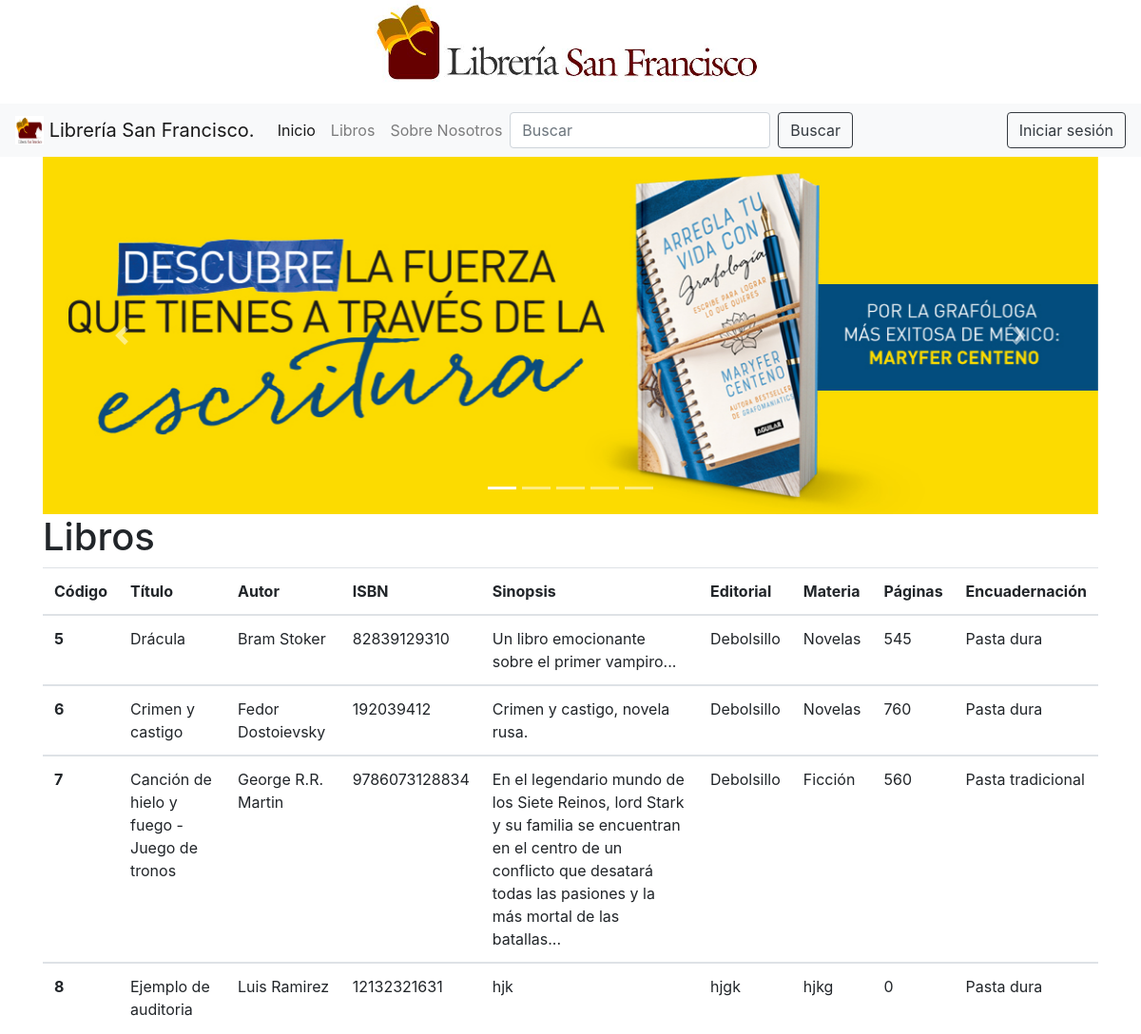
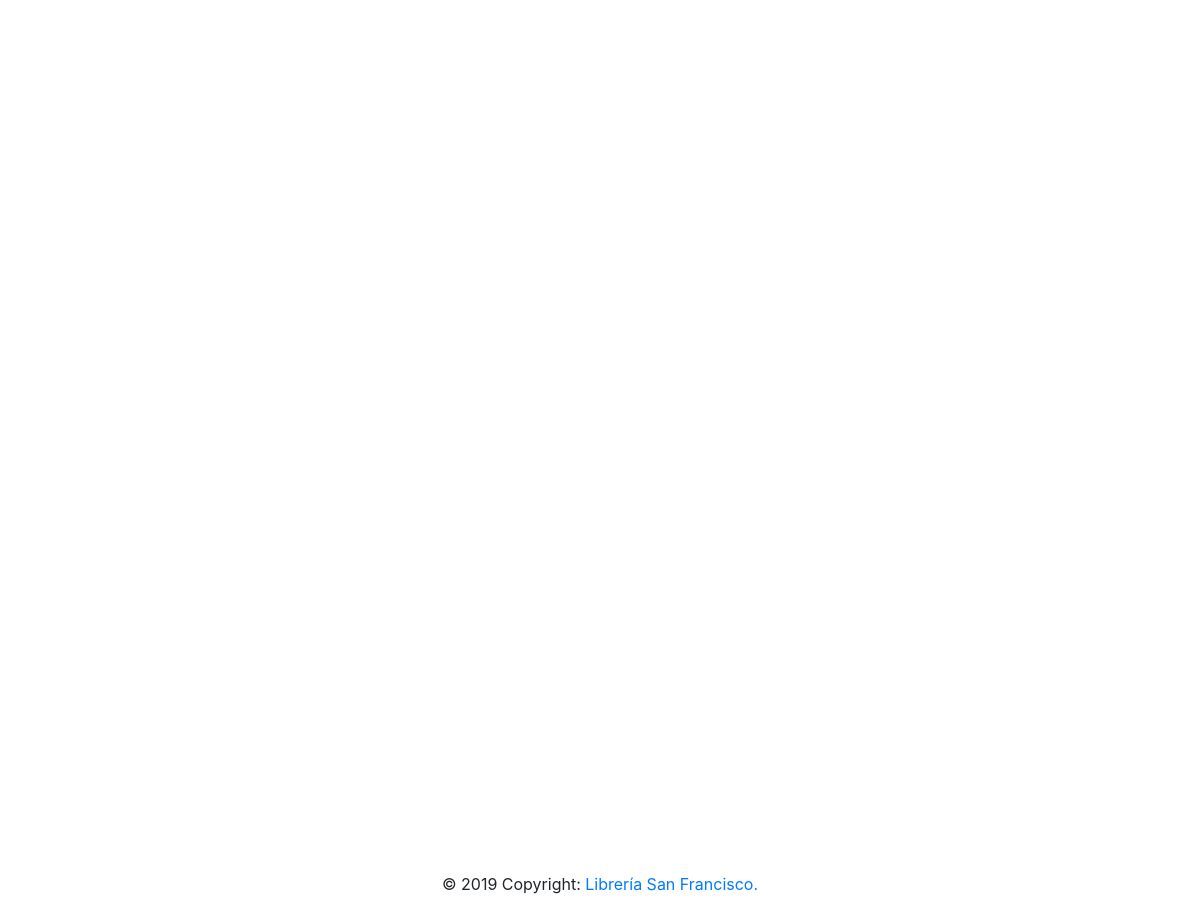
The page / on the database its author committed (2 pictures, top to bottom).
### tables this page shows
CREATE TABLE `libros` (
  `codigo` int(11) NOT NULL,
  `titulo` varchar(50) NOT NULL,
  `autor` varchar(50) NOT NULL,
  `isbn` varchar(25) NOT NULL,
  `sinopsis` varchar(500) NOT NULL,
  `editorial` varchar(50) NOT NULL,
  `materia` varchar(50) NOT NULL,
  `paginas` int(11) NOT NULL,
  `encuadernacion` varchar(25) NOT NULL
);

### index.php (the view, shortened to what this page needs)
<!DOCTYPE html>
<html>
<body>
	<?php include 'navbar.php'; ?>
	<?php include 'carrusel.php'; ?>
    <?php
    require 'conexion.php';
    $sql = "SELECT * FROM libros";
    $resultado = $conexion->query($sql);
    ?>
    <div class="container" style="margin:auto;">
      <h1>Libros</h1>
      <form action="index.php">
          <table class="table table-responsive">
              <thead>
                  <tr>
                      <th scope="col">Código</th>
                      <th scope="col">Título</th>
                      <th scope="col">Autor</th>
                      <th scope="col">ISBN</th>
                      <th scope="col">Sinopsis</th>
                      <th scope="col">Editorial</th>
                      <th scope="col">Materia</th>
                      <th scope="col">Páginas</th>
                      <th scope="col">Encuadernación</th>
                  </tr>
              </thead>
              <?php while($row = $resultado->fetch_assoc()):?>
              <?php
                $codigo = $row["codigo"];
                  $titulo = $row["titulo"];
                  $autor = $row["autor"];
                  $isbn = $row["isbn"];
                  $sinopsis = $row["sinopsis"];
                  $editorial = $row["editorial"];
                  $materia = $row["materia"];
                  $paginas = $row["paginas"];
                  $encuadernacion = $row["encuadernacion"];
              ?>
              <tbody>
                  <tr>
                      <th scope="row"><?php echo $codigo ?></th>
                      <td><?php echo $titulo ?></td>
                      <td><?php echo $autor ?></td>
                      <td><?php echo $isbn ?></td>
                      <td><?php echo $sinopsis ?></td>
                      <td><?php echo $editorial ?></td>
                      <td><?php echo $materia ?></td>
                      <td><?php echo $paginas ?></td>
                      <td><?php echo $encuadernacion ?></td>
                  </tr>
                  <?php endwhile; ?>
              </tbody>
          </table>
      </form>
  </div>
    <footer class="page-footer font-small blue fixed-bottom">
    <div class="footer-copyright text-center py-3">
      © 2019 Copyright:
        <a href="index.php"> Librería San Francisco.</a>
    </div>
</body>
</html>

### navbar.php (shortened to what this page needs)
<?php
if (isset($_SESSION['loggedin']) && $_SESSION['loggedin'] == true)
{
    $sesion_activa = true;
    $email = $_SESSION['email'];
    if($_SESSION['administrador'] == true)
    {
        $nivel_usuario = "administrador";
    }
    else if($_SESSION['usuario'] == true)
    {
        $nivel_usuario = "usuario";
    }
    else
    {
        $nivel_usuario = "lectura";
    }
}
else
{
    $sesion_activa = false;
}
?>
<!doctype html>
<html lang="en">
    <head>
    </head>
    <body style="height:2000px">
        <?php include 'librerias.php'; ?>
        <div>
            <center><img src="img/1.png" class="img-fluid" alt="Responsive image" ></center>
        </div>
        <?php
            if($sesion_activa == true)
            {
              if($nivel_usuario == "administrador")
              {
              ?>
              <div class="sticky-top">
              <nav class="navbar navbar-expand-lg navbar-light bg-light">
                  <a class="navbar-brand" href="index.php">
                      <img src="img/2.png" width="30" height="30" class="d-inline-block align-top" alt="">
                      Librería San Francisco.
                  </a>
                  <ul class="navbar-nav mr-auto">
                    <li class="nav-item dropdown">
                      <a class="nav-link dropdown-toggle" href="#" id="navbarDropdown" role="button" data-toggle="dropdown" aria-haspopup="true" aria-expanded="false">
                        Adm. Base de datos
                      </a>
                      <div class="dropdown-menu" aria-labelledby="navbarDropdown">
                        <a class="dropdown-item" href="respaldo.php">Respaldar BD</a>
                        <a class="dropdown-item" href="auditoria.php">Auditoria</a>
                      </div>
                    </li>
                  </ul>
                  <ul class="navbar-nav mr-auto">
                    <li class="nav-item dropdown">
                      <a class="nav-link dropdown-toggle" href="#" id="navbarDropdown" role="button" data-toggle="dropdown" aria-haspopup="true" aria-expanded="false">
                        Gestionar libros
                      </a>
                      <div class="dropdown-menu" aria-labelledby="navbarDropdown">
                        <a class="dropdown-item" href="agregar_libro.php">Agregar libro</a>
                        <a class="dropdown-item" href="modificar_libros.php">Modificar libro</a>
                        <a class="dropdown-item" href="eliminar_libro.php">Eliminar libro</a>
                        <a class="dropdown-item" href="mostrar_libros.php">Mostrar libro</a>
                      </div>
                    </li>
                  </ul>
                  <div class="collapse navbar-collapse" id="navbarSupportedContent">
                      <ul class="navbar-nav mr-auto">
                        <li class="nav-item active">
                          <form class="form-inline my-2 my-lg-0">
                            <input class="form-control mr-sm-2" type="search" placeholder="Buscar" aria-label="Buscar">
                            <button type="button" class="btn btn-outline-dark my-2 my-sm-0" data-toggle="modal" data-target="#buscar">
                              Buscar
                            </button>
                          </form>
                        </li>
                      </ul>
                      <a href="cerrar_sesion.php" class="btn btn-outline-dark my-2 my-sm-0">Cerrar sesion</a>
                  </div>
              </nav>
              </div>
              <?php
              }
              else if($nivel_usuario == "usuario")
              {
              ?>
              <div class="sticky-top">
              <nav class="navbar navbar-expand-lg navbar-light bg-light">
                  <a class="navbar-brand" href="index.php">
                      <img src="img/2.png" width="30" height="30" class="d-inline-block align-top" alt="">
                      Librería San Francisco.
                  </a>
                  <ul class="navbar-nav mr-auto">
                    <li class="nav-item active">
                      <a class="nav-link" href="index.php">Inicio<span class="sr-only">(current)</span></a>
                    </li>
                    <li class="nav-item">
                      <a class="nav-link" href="mostrar_libros.php">Libros</a>
                    </li>
                    <li class="nav-item dropdown">
                      <a class="nav-link dropdown-toggle" href="#" id="navbarDropdown" role="button" data-toggle="dropdown" aria-haspopup="true" aria-expanded="false">
                        Mi perfil
                      </a>
                      <div class="dropdown-menu" aria-labelledby="navbarDropdown">
                        <a class="dropdown-item" href="#">Favoritos</a>
                        <a class="dropdown-item" href="#">Perfil</a>
                      </div>
                    </li>
                    <li class="nav-item">
                      <a class="nav-link" href="nosotros.php">Sobre Nosotros</a>
                    </li>
                  </ul>
                  <div class="collapse navbar-collapse" id="navbarSupportedContent">
                      <ul class="navbar-nav mr-auto">
                        <li class="nav-item active">
                          <form class="form-inline my-2 my-lg-0">
                            <input class="form-control mr-sm-2" type="search" placeholder="Buscar" aria-label="Buscar">
                            <button type="button" class="btn btn-outline-dark my-2 my-sm-0" data-toggle="modal" data-target="#buscar">
                              Buscar
                            </button>
                          </form>
                        </li>
                      </ul>
                      <a href="cerrar_sesion.php" class="btn btn-outline-dark my-2 my-sm-0">Cerrar sesion</a>
                  </div>
              </nav>
              </div>
              <?php
              }
            }
            else
            {
            ?>
            <div class="sticky-top">
              <nav class="navbar navbar-expand-lg navbar-light bg-light">
                  <a class="navbar-brand" href="index.php">
                      <img src="img/2.png" width="30" height="30" class="d-inline-block align-top" alt="">
                      Librería San Francisco.
                  </a>
                  <ul class="navbar-nav mr-auto">
                    <li class="nav-item active">
                      <a class="nav-link" href="index.php">Inicio<span class="sr-only">(current)</span></a>
                    </li>
                    <li class="nav-item">
                      <a class="nav-link" href="mostrar_libros.php">Libros</a>
                    </li>
                    <li class="nav-item">
                      <a class="nav-link" href="nosotros.php">Sobre Nosotros</a>
                    </li>
                  </ul>
                  <div class="collapse navbar-collapse" id="navbarSupportedContent">
                      <ul class="navbar-nav mr-auto">
                        <li class="nav-item active">
                          <form class="form-inline my-2 my-lg-0">
                            <input class="form-control mr-sm-2" type="search" placeholder="Buscar" aria-label="Buscar">
                            <button type="button" class="btn btn-outline-dark my-2 my-sm-0" data-toggle="modal" data-target="#buscar">
                              Buscar
                            </button>
                          </form>
                        </li>
                      </ul>
                      <button type="button" class="btn btn-outline-dark my-2 my-sm-0" data-toggle="modal" data-target="#iniciar_sesion">
                        Iniciar sesión
                      </button>
                  </div>
              </nav>
            </div>
            <?php
            }
        ?>
    </body>
</html>

### librerias.php (shortened to what this page needs)
<!doctype html>
<html lang="en">
    <head>
        <link rel="stylesheet" type="text/css" href="alertifyjs/css/alertify.css">
        <link rel="stylesheet" type="text/css" href="alertifyjs/css/themes/default.css">
        <link rel="stylesheet" href="https://stackpath.bootstrapcdn.com/bootstrap/4.2.1/css/bootstrap.min.css">
        <link rel="stylesheet" href="https://use.fontawesome.com/releases/v5.7.0/css/all.css">
    </head>
    <body>
    </body>
</html>

### carrusel.php (shortened to what this page needs)
<!DOCTYPE html>
<html>
<body>
	<div class="container">
		<div id="carouselExampleIndicators" class="carousel slide" data-ride="carousel">
		  	<ol class="carousel-indicators">
			    <li data-target="#carouselExampleIndicators" data-slide-to="0" class="active"></li>
			    <li data-target="#carouselExampleIndicators" data-slide-to="1"></li>
			    <li data-target="#carouselExampleIndicators" data-slide-to="2"></li>
			    <li data-target="#carouselExampleIndicators" data-slide-to="3"></li>
			    <li data-target="#carouselExampleIndicators" data-slide-to="4"></li>
		  	</ol>
			<div class="carousel-inner">
				<div class="carousel-item active">
					<img src="img/00103511.jpg" class="d-block w-100" alt="...">
				</div>
			</div>
				<a class="carousel-control-prev" href="#carouselExampleIndicators" role="button" data-slide="prev">
					<span class="carousel-control-prev-icon" aria-hidden="true"></span>
				</a>
				<a class="carousel-control-next" href="#carouselExampleIndicators" role="button" data-slide="next">
					<span class="carousel-control-next-icon" aria-hidden="true"></span>
				</a>
		</div>
	</div>
</body>
</html>

### rows shown on the page
libros: codigo "5", titulo "Drácula", autor "Bram Stoker", isbn "82839129310", sinopsis "Un libro emocionante sobre el primer vampiro...", editorial "Debolsillo", materia "Novelas", paginas "545", encuadernacion "Pasta dura"
libros: codigo "6", titulo "Crimen y castigo", autor "Fedor Dostoievsky", isbn "192039412", sinopsis "Crimen y castigo, novela rusa.", editorial "Debolsillo", materia "Novelas", paginas "760", encuadernacion "Pasta dura"
libros: codigo "7", titulo "Canción de hielo y fuego - Juego de tronos", autor "George R.R. Martin", isbn "9786073128834", sinopsis "En el legendario mundo de los Siete Reinos, lord Stark y su familia se encuentran en el centro de un conflicto que desatará todas las pasiones y la más mortal de las batallas...", editorial "Debolsillo", materia "Ficción", paginas "560", encuadernacion "Pasta tradicional"
libros: codigo "8", titulo "Ejemplo de auditoria", autor "Luis Ramirez", isbn "12132321631", sinopsis "hjk", editorial "hjgk", materia "hjkg", paginas "0", encuadernacion "Pasta dura"
